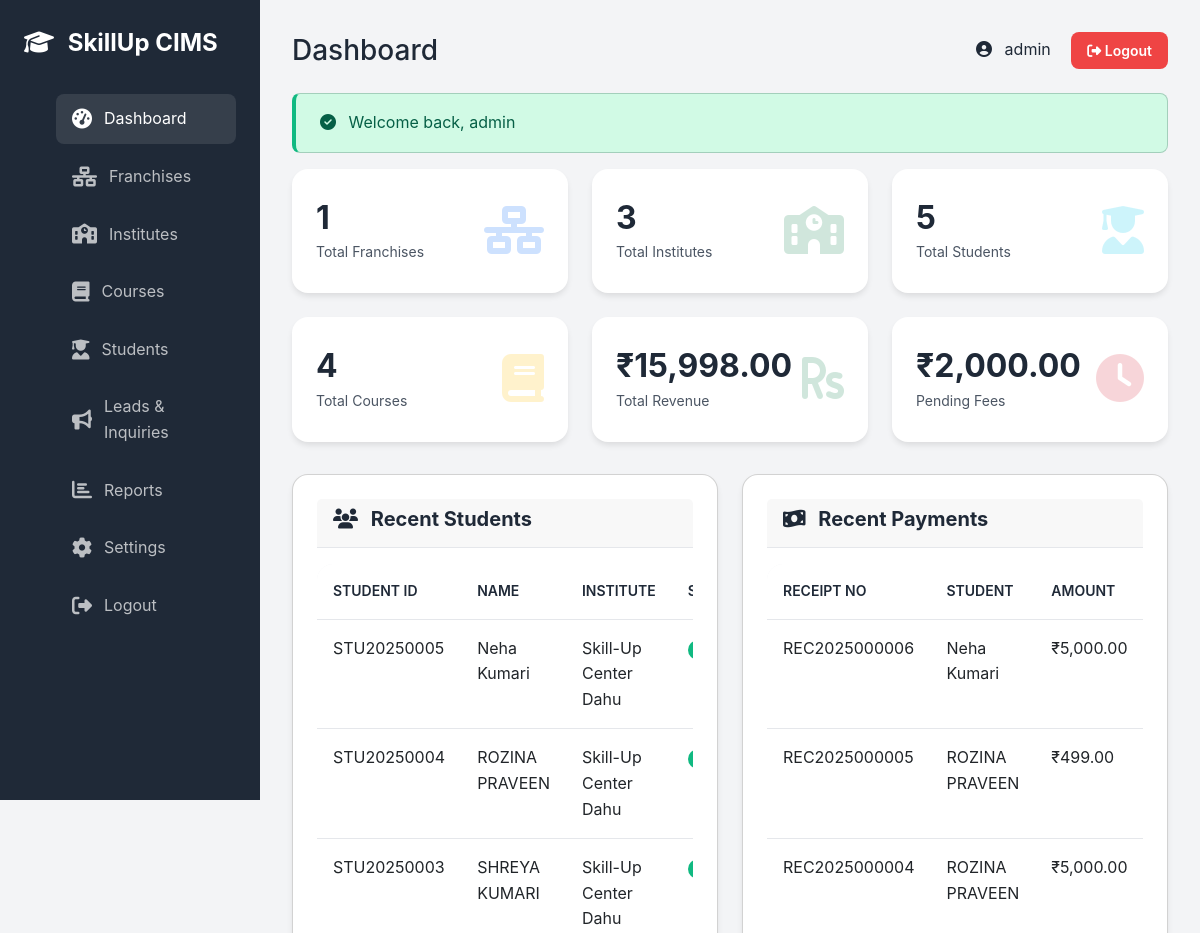
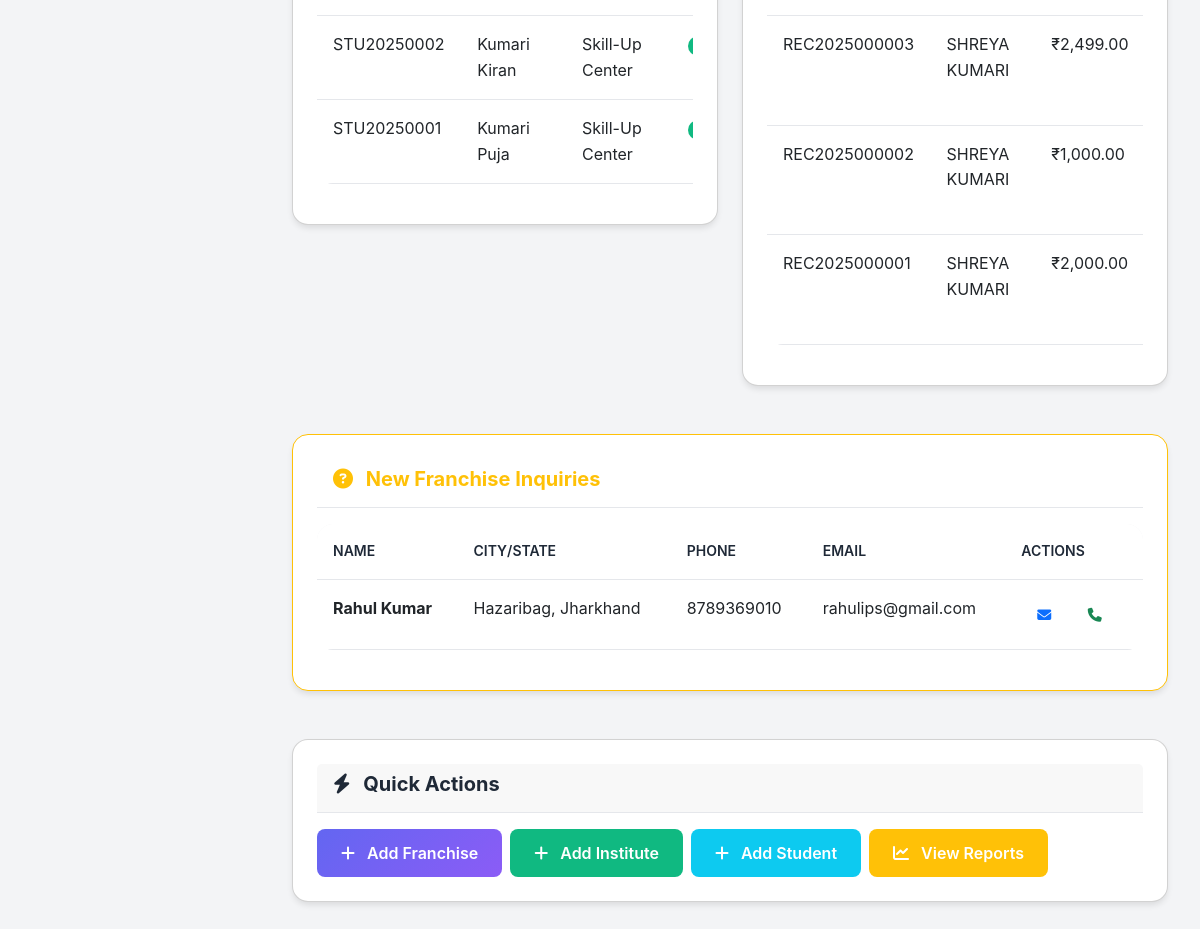
/public/admin/dashboard (signed in), run on the app's committed database (2 pictures, top to bottom).
### tables this page shows
CREATE TABLE `students` (
  `id` int(10) UNSIGNED NOT NULL,
  `student_id` varchar(20) NOT NULL,
  `user_id` int(10) UNSIGNED NOT NULL COMMENT 'Student login user ID',
  `institute_id` int(10) UNSIGNED NOT NULL,
  `first_name` varchar(100) NOT NULL,
  `last_name` varchar(100) NOT NULL,
  `email` varchar(100) DEFAULT NULL,
  `phone` varchar(20) NOT NULL,
  `gender` enum('male','female','other') NOT NULL,
  `dob` date NOT NULL,
  `photo` varchar(255) DEFAULT NULL,
  `address` text NOT NULL,
  `city` varchar(100) DEFAULT NULL,
  `state` varchar(100) DEFAULT NULL,
  `pincode` varchar(10) DEFAULT NULL,
  `guardian_name` varchar(100) NOT NULL,
  `guardian_phone` varchar(20) NOT NULL,
  `guardian_relation` varchar(50) DEFAULT NULL,
  `enrollment_date` date NOT NULL,
  `status` enum('active','inactive','completed','dropped') DEFAULT 'active',
  `created_at` timestamp NOT NULL DEFAULT current_timestamp(),
  `updated_at` timestamp NOT NULL DEFAULT current_timestamp() ON UPDATE current_timestamp()
);

CREATE TABLE `institutes` (
  `id` int(10) UNSIGNED NOT NULL,
  `franchise_id` int(10) UNSIGNED NOT NULL,
  `institute_code` varchar(20) NOT NULL,
  `institute_name` varchar(200) NOT NULL,
  `address` text NOT NULL,
  `city` varchar(100) DEFAULT NULL,
  `state` varchar(100) DEFAULT NULL,
  `pincode` varchar(10) DEFAULT NULL,
  `contact_person` varchar(100) NOT NULL,
  `phone` varchar(20) NOT NULL,
  `email` varchar(100) NOT NULL,
  `logo` varchar(255) DEFAULT NULL,
  `status` enum('active','inactive') DEFAULT 'active',
  `user_id` int(10) UNSIGNED DEFAULT NULL COMMENT 'Institute admin user ID',
  `created_at` timestamp NOT NULL DEFAULT current_timestamp(),
  `updated_at` timestamp NOT NULL DEFAULT current_timestamp() ON UPDATE current_timestamp()
);

CREATE TABLE `payments` (
  `id` int(10) UNSIGNED NOT NULL,
  `receipt_number` varchar(50) NOT NULL,
  `fee_id` int(10) UNSIGNED NOT NULL,
  `student_id` int(10) UNSIGNED NOT NULL,
  `amount` decimal(10,2) NOT NULL,
  `payment_method` enum('cash','online','cheque','card') DEFAULT 'cash',
  `transaction_id` varchar(100) DEFAULT NULL,
  `payment_date` date NOT NULL,
  `received_by` int(10) UNSIGNED DEFAULT NULL COMMENT 'User ID who received payment',
  `notes` text DEFAULT NULL,
  `created_at` timestamp NOT NULL DEFAULT current_timestamp()
);

CREATE TABLE `franchise_inquiries` (
  `id` int(10) UNSIGNED NOT NULL,
  `name` varchar(100) NOT NULL,
  `email` varchar(100) NOT NULL,
  `phone` varchar(20) NOT NULL,
  `city` varchar(100) DEFAULT NULL,
  `state` varchar(100) DEFAULT NULL,
  `message` text DEFAULT NULL,
  `status` enum('new','contacted','converted','rejected') DEFAULT 'new',
  `created_at` timestamp NOT NULL DEFAULT current_timestamp(),
  `updated_at` timestamp NOT NULL DEFAULT current_timestamp() ON UPDATE current_timestamp()
);

### views/admin/dashboard.php (the view, shortened to what the rows shown need)
<div class="stats-grid">
    <div class="stat-card">
        <div class="stat-info">
            <h3><?= $stats['total_franchises'] ?></h3>
            <p>Total Franchises</p>
        </div>
        <div class="stat-icon">
            <i class="fas fa-network-wired text-primary"></i>
        </div>
    </div>
    <div class="stat-card">
        <div class="stat-info">
            <h3><?= $stats['total_institutes'] ?></h3>
            <p>Total Institutes</p>
        </div>
        <div class="stat-icon">
            <i class="fas fa-school text-success"></i>
        </div>
    </div>
    <div class="stat-card">
        <div class="stat-info">
            <h3><?= $stats['total_students'] ?></h3>
            <p>Total Students</p>
        </div>
        <div class="stat-icon">
            <i class="fas fa-user-graduate text-info"></i>
        </div>
    </div>
    <div class="stat-card">
        <div class="stat-info">
            <h3><?= $stats['total_courses'] ?></h3>
            <p>Total Courses</p>
        </div>
        <div class="stat-icon">
            <i class="fas fa-book text-warning"></i>
        </div>
    </div>
    <div class="stat-card">
        <div class="stat-info">
            <h3><?= formatCurrency($stats['total_revenue']) ?></h3>
            <p>Total Revenue</p>
        </div>
        <div class="stat-icon">
            <i class="fas fa-rupee-sign text-success"></i>
        </div>
    </div>
    <div class="stat-card">
        <div class="stat-info">
            <h3><?= formatCurrency($stats['pending_fees']) ?></h3>
            <p>Pending Fees</p>
        </div>
        <div class="stat-icon">
            <i class="fas fa-clock text-danger"></i>
        </div>
    </div>
</div>
<div class="row">
    <div class="col-md-6 mb-4">
        <div class="card">
            <div class="card-header">
                <h5 class="card-title mb-0">
                    <i class="fas fa-users me-2"></i> Recent Students
                </h5>
            </div>
            <div class="card-body">
                <div class="table-responsive">
                    <table class="table">
                        <thead>
                            <tr>
                                <th>Student ID</th>
                                <th>Name</th>
                                <th>Institute</th>
                                <th>Status</th>
                            </tr>
                        </thead>
                        <tbody>
                            <?php foreach ($recentStudents as $student): ?>
                                <tr>
                                    <td><?= e($student['student_id']) ?></td>
                                    <td><?= e($student['first_name'] . ' ' . $student['last_name']) ?></td>
                                    <td><?= e($student['institute_name']) ?></td>
                                    <td>
                                        <span
                                            class="badge badge-<?= $student['status'] === 'active' ? 'success' : 'danger' ?>">
                                        </span>
                                    </td>
                                </tr>
                            <?php endforeach; ?>
                        </tbody>
                    </table>
                </div>
            </div>
        </div>
    </div>
    <div class="col-md-6 mb-4">
        <div class="card">
            <div class="card-header">
                <h5 class="card-title mb-0">
                    <i class="fas fa-money-bill-wave me-2"></i> Recent Payments
                </h5>
            </div>
            <div class="card-body">
                <div class="table-responsive">
                    <table class="table">
                        <thead>
                            <tr>
                                <th>Receipt No</th>
                                <th>Student</th>
                                <th>Amount</th>
                            </tr>
                        </thead>
                        <tbody>
                            <?php foreach ($recentPayments as $payment): ?>
                                <tr>
                                    <td><?= e($payment['receipt_number']) ?></td>
                                    <td><?= e($payment['first_name'] . ' ' . $payment['last_name']) ?></td>
                                    <td><?= formatCurrency($payment['amount']) ?></td>
                                </tr>
                            <?php endforeach; ?>
                        </tbody>
                    </table>
                </div>
            </div>
        </div>
    </div>
</div>
<div class="row">
    <div class="col-12 mb-4">
        <div class="card border-warning border-top-3">
            <div class="card-header bg-white">
                <h5 class="card-title mb-0 text-warning">
                    <i class="fas fa-question-circle me-2"></i> New Franchise Inquiries
                </h5>
            </div>
            <div class="card-body">
                <?php if (empty($recentInquiries)): ?>
                    <p class="text-muted mb-0">No new inquiries found.</p>
                <?php else: ?>
                    <div class="table-responsive">
                        <table class="table table-hover">
                            <thead>
                                <tr>
                                    <th>Name</th>
                                    <th>City/State</th>
                                    <th>Phone</th>
                                    <th>Email</th>
                                    <th>Actions</th>
                                </tr>
                            </thead>
                            <tbody>
                                <?php foreach ($recentInquiries as $inquiry): ?>
                                    <tr>
                                        <td class="fw-bold"><?= e($inquiry['name']) ?></td>
                                        <td><?= e($inquiry['city']) ?>, <?= e($inquiry['state']) ?></td>
                                        <td><?= e($inquiry['phone']) ?></td>
                                        <td><?= e($inquiry['email']) ?></td>
                                        <td>
                                            <a href="mailto:<?= e($inquiry['email']) ?>" class="btn btn-sm btn-outline-primary"
                                                title="Reply">
                                                <i class="fas fa-envelope"></i>
                                            </a>
                                            <a href="tel:<?= e($inquiry['phone']) ?>" class="btn btn-sm btn-outline-success"
                                                title="Call">
                                                <i class="fas fa-phone"></i>
                                            </a>
                                        </td>
                                    </tr>
                                <?php endforeach; ?>
                            </tbody>
                        </table>
                    </div>
                <?php endif; ?>
            </div>
        </div>
    </div>
</div>
<div class="card">
    <div class="card-header">
        <h5 class="card-title mb-0">
            <i class="fas fa-bolt me-2"></i> Quick Actions
        </h5>
    </div>
    <div class="card-body">
        <div class="d-flex gap-2 flex-wrap">
            <a href="<?= url('admin/franchises') ?>" class="btn btn-primary">
                <i class="fas fa-plus me-2"></i> Add Franchise
            </a>
            <a href="<?= url('admin/institutes') ?>" class="btn btn-success">
                <i class="fas fa-plus me-2"></i> Add Institute
            </a>
            <a href="<?= url('admin/students') ?>" class="btn btn-info text-white">
                <i class="fas fa-plus me-2"></i> Add Student
            </a>
            <a href="<?= url('admin/reports') ?>" class="btn btn-warning text-white">
                <i class="fas fa-chart-line me-2"></i> View Reports
            </a>
        </div>
    </div>
</div>

### core/Router.php (shortened to what the rows shown need)
<?php
class Router
{
    private $routes = [];
    private function addRoute($method, $uri, $controller, $action, $middleware = [])
    {
        if (strpos($controller, '@') !== false && $action === null) {
            list($controller, $action) = explode('@', $controller);
        }
        $this->routes[] = [
            'method' => $method,
            'uri' => $uri,
            'controller' => $controller,
            'action' => $action,
            'middleware' => $middleware
        ];
    }
    public function dispatch()
    {
        $requestUri = $this->getRequestUri();
        $requestMethod = $_SERVER['REQUEST_METHOD'];
        foreach ($this->routes as $route) {
            if ($route['method'] === $requestMethod && $this->matchRoute($route['uri'], $requestUri, $params)) {
                $controllerClass = $route['controller'];
                $action = $route['action'];
                if (class_exists($controllerClass)) {
                    $controller = new $controllerClass();
                    if (method_exists($controller, $action)) {
                        call_user_func_array([$controller, $action], $params);
                        return;
                    }
                }
                return;
            }
        }
    }
    private function matchRoute($routeUri, $requestUri, &$params = [])
    {
        $pattern = preg_replace('/\{(\w+)\}/', '([^/]+)', $routeUri);
        $pattern = '#^' . $pattern . '$#';
        if (preg_match($pattern, $requestUri, $matches)) {
            return true;
        }
        return false;
    }
    private function getRequestUri()
    {
        $uri = parse_url($_SERVER['REQUEST_URI'], PHP_URL_PATH);
        $scriptName = dirname($_SERVER['SCRIPT_NAME']);
        if ($scriptName !== '/' && strpos($uri, $scriptName) === 0) {
            $uri = substr($uri, strlen($scriptName));
        }
        return rtrim($uri, '/') ?: '/';
    }
}

### data on the page
students: student "STU20250005", first_name+last_name "Neha Kumari", institute.institute_name "Skill-Up Center Dahu"
students: student "STU20250004", first_name+last_name "ROZINA PRAVEEN", institute.institute_name "Skill-Up Center Dahu"
students: student "STU20250003", first_name+last_name "SHREYA KUMARI", institute.institute_name "Skill-Up Center Dahu"
students: student "STU20250002", first_name+last_name "Kumari Kiran", institute.institute_name "Skill-Up Center"
students: student "STU20250001", first_name+last_name "Kumari Puja", institute.institute_name "Skill-Up Center"
payments: receipt_number "REC2025000006", student.last_name "Neha Kumari", amount "₹5,000.00"
payments: receipt_number "REC2025000005", student.last_name "ROZINA PRAVEEN", amount "₹499.00"
payments: receipt_number "REC2025000004", student.last_name "ROZINA PRAVEEN", amount "₹5,000.00"
payments: receipt_number "REC2025000003", student.last_name "SHREYA KUMARI", amount "₹2,499.00"
payments: receipt_number "REC2025000002", student.last_name "SHREYA KUMARI", amount "₹1,000.00"
payments: receipt_number "REC2025000001", student.last_name "SHREYA KUMARI", amount "₹2,000.00"
franchise_inquiries: name "Rahul Kumar", city "Hazaribag", state "Jharkhand", phone "8789369010", email "rahulips@gmail.com"

### other printed values
$stats['total_franchises'] "1"
$stats['total_institutes'] "3"
$stats['total_students'] "5"
$stats['total_courses'] "4"
formatCurrency($stats['total_revenue']) "₹15,998.00"
formatCurrency($stats['pending_fees']) "₹2,000.00"
